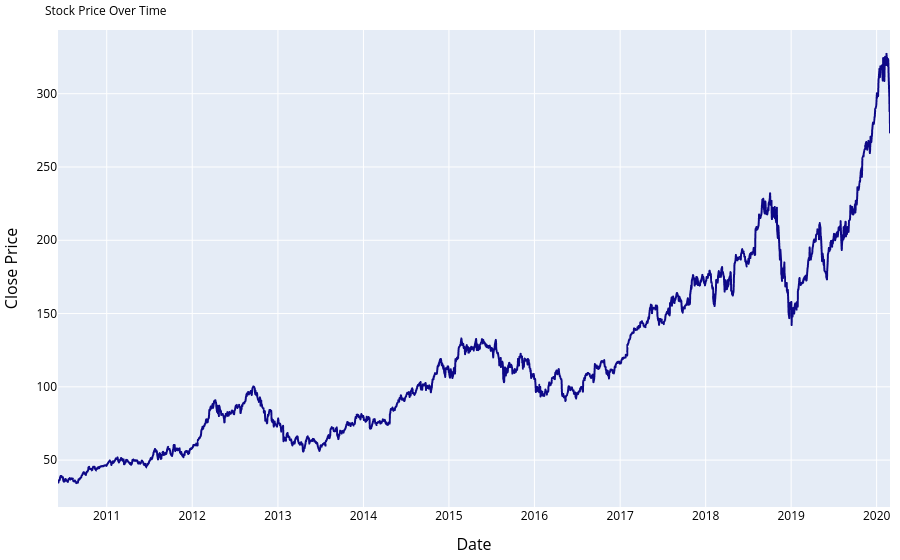

Notebook code cell kept with this figure:
### Code cell
#Price Trend
fig_price_plot = px.line(
    x= data['Date'],
    y = data['Close'],
    labels={'x' : 'Date','y' : 'Close Price'},
    title = 'Stock Price Over Time',
    color_discrete_sequence=px.colors.sequential.Plasma,
)
fig_price_plot.update_layout(
    font=dict(color='black'),
    title=dict(font=title_font),
    xaxis=dict(title_font=axis_font),
    yaxis=dict(title_font=axis_font),
    margin=dict(l=10, r=10, t=30, b=10)
)
fig_price_plot.show()
fig_price_plot.update_traces(marker=dict(line=dict(color='white',width=1)))
insight_text = """
<b>Stock Price Trend Analysis:</b><br>
• Shows Apple stock price movement over time<br>
• Plasma color gradient indicates price intensity<br>
• Annotations mark the highest and lowest price points<br>
• Helps identify long-term price trends and volatility periods
"""

save_plot_as_html(fig_price_plot,"Price_Trend", insight_text)

### Figure 1 — Plotly figure (JSON) as saved in the notebook; plotly's stock layout.template omitted (floating-point values rounded to 4 significant figures; data arrays with more than 128 entries replaced by an {"elided": "..."} marker saying what was removed)
{"data": [{"hovertemplate": "Date=%{x}<br>Close Price=%{y}<extra></extra>", "legendgroup": "", "line": {"color": "#0d0887", "dash": "solid"}, "marker": {"symbol": "circle"}, "mode": "lines", "name": "", "showlegend": false, "type": "scattergl", "x": {"elided": "2449 str values"}, "xaxis": "x", "y": {"elided": "2449 float values"}, "yaxis": "y"}], "layout": {"font": {"color": "black"}, "legend": {"tracegroupgap": 0}, "margin": {"b": 10, "l": 10, "r": 10, "t": 30}, "title": {"font": {"size": 12}, "text": "Stock Price Over Time"}, "xaxis": {"anchor": "y", "domain": [0, 1], "title": {"font": {"size": 16}, "text": "Date"}}, "yaxis": {"anchor": "x", "domain": [0, 1], "title": {"font": {"size": 16}, "text": "Close Price"}}}}
